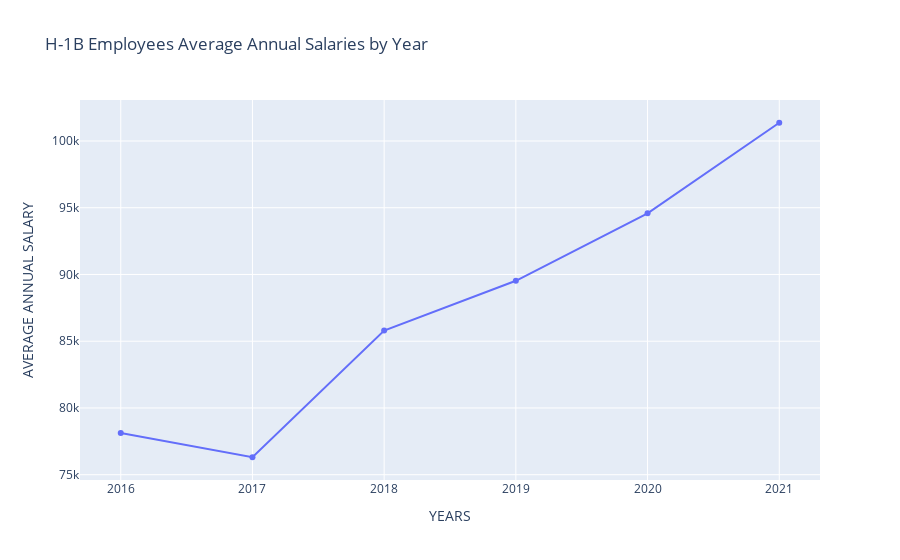

Notebook cell for this chart:
### Code cell
t1 = go.Scatter(
    x=df.groupby('year').mean().index,
    y=df.groupby('year').mean().PREVAILING_WAGE
)

layout = go.Layout(dict(title= "H-1B Employees Average Annual Salaries by Year",xaxis=dict(title="YEARS"),yaxis=dict(title="AVERAGE ANNUAL SALARY")))
data = [t1]
fig = go.Figure(data=data,layout=layout)
iplot(fig)

### Figure 1 — Plotly figure (JSON) as saved in the notebook; plotly's stock layout.template omitted (floating-point values rounded to 4 significant figures)
{"data": [{"type": "scatter", "x": [2016, 2017, 2018, 2019, 2020, 2021], "y": [78120.0, 76310.0, 85800.0, 89530.0, 94580.0, 101400.0]}], "layout": {"title": {"text": "H-1B Employees Average Annual Salaries by Year"}, "xaxis": {"title": {"text": "YEARS"}}, "yaxis": {"title": {"text": "AVERAGE ANNUAL SALARY"}}}}
